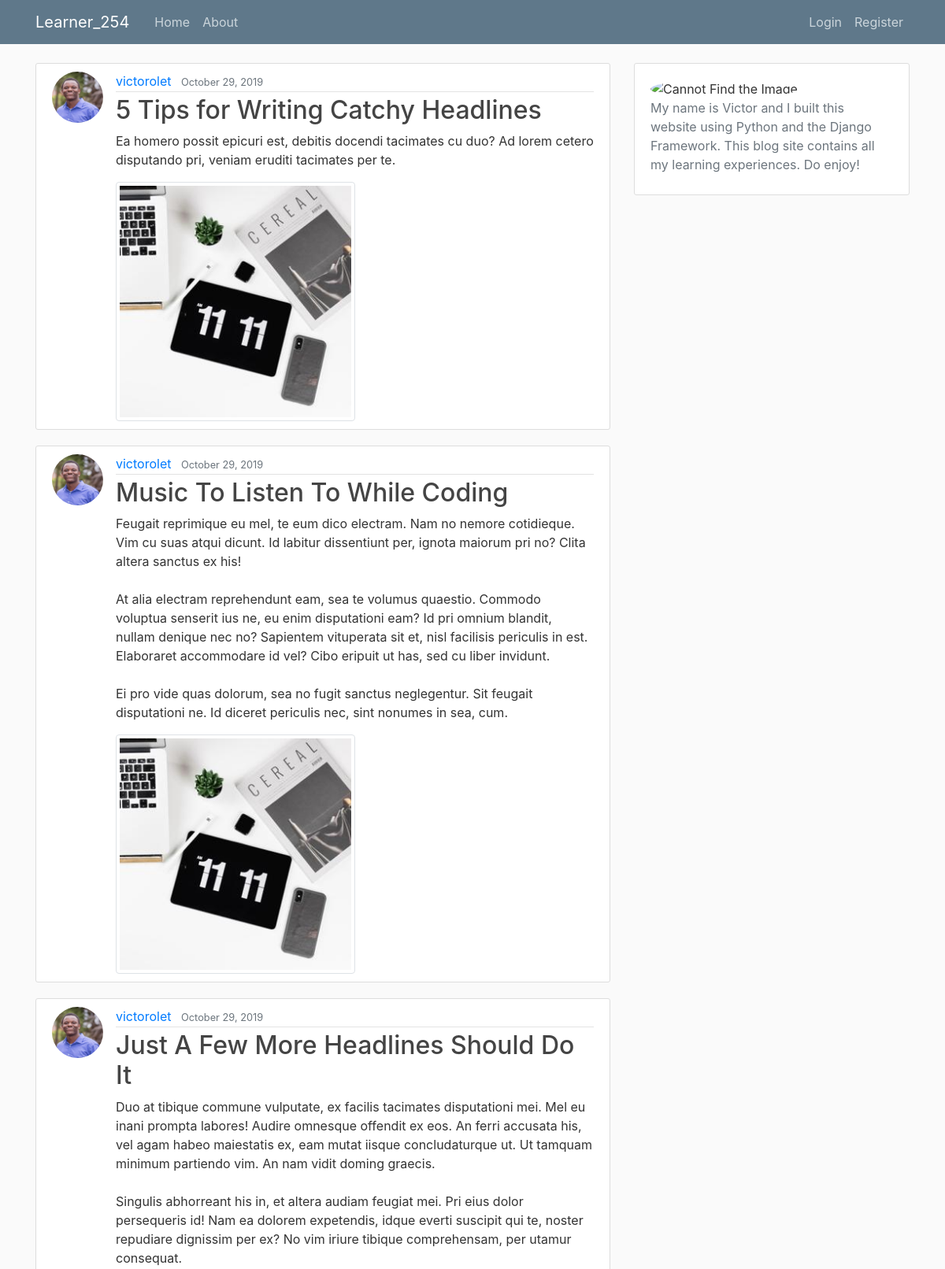
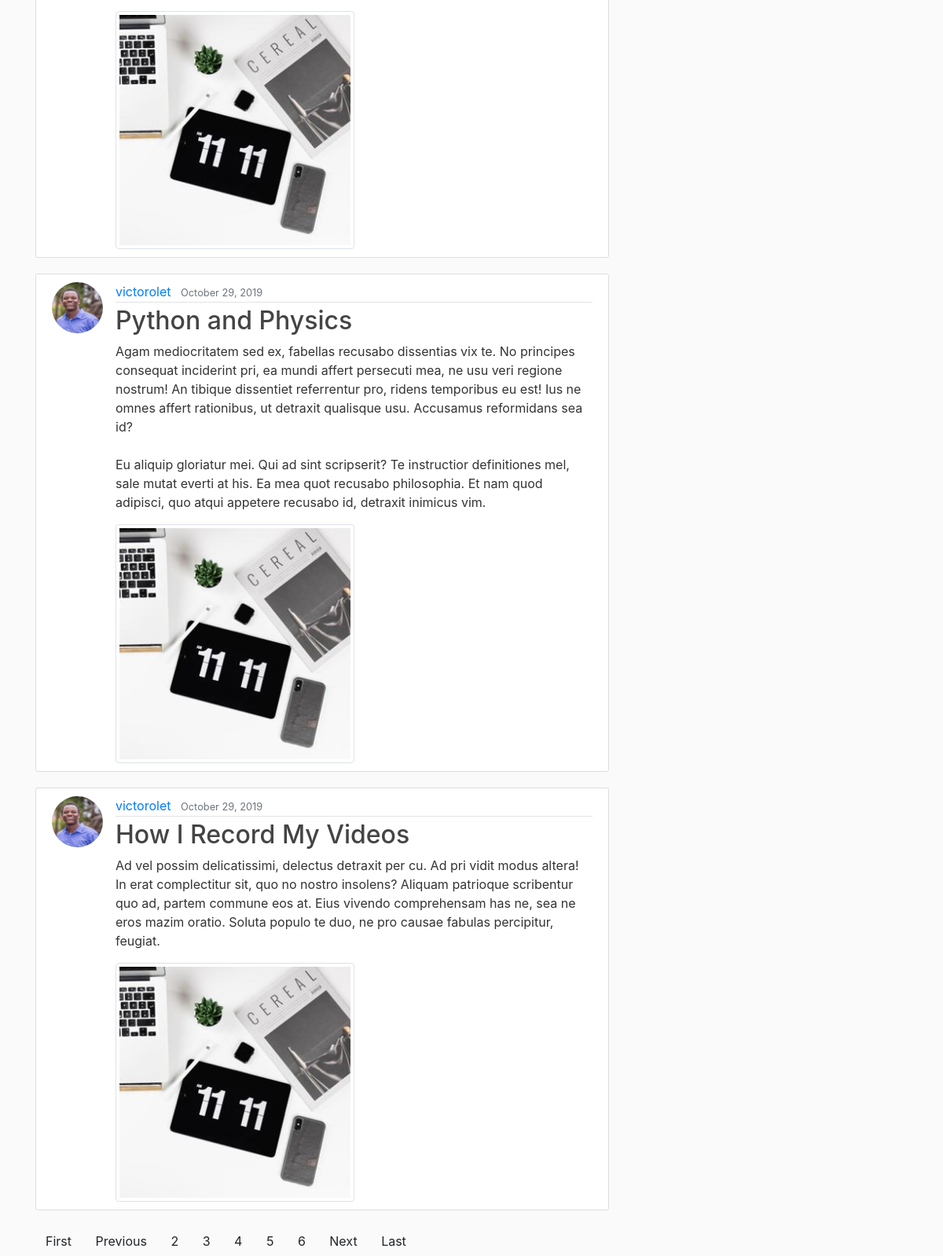
/?page=4, run on the app's committed database (2 pictures, top to bottom).
### blog/models.py (models this page shows, shortened)
class Post(models.Model):
    title = models.CharField(max_length=100)
    content = RichTextUploadingField(config_name="full")
    date_posted = models.DateTimeField(default=timezone.now)
    author = models.ForeignKey(User, on_delete=models.CASCADE)
    objects = models.Manager()
    image = models.ImageField(default="default.jpg", upload_to="post_pics")

### users/models.py (models this page shows, shortened)
class Profile(models.Model):
    user = models.OneToOneField(User, on_delete=models.CASCADE)
    image = models.ImageField(default="default.jpg", upload_to="profile_pics")

### blog/views.py (the view)
# urls.py: path("", PostListView.as_view(), name="blog-home"),
class PostListView(ListView):
    model = Post
    template_name = "blog/home.html"  # <app>/<model>_<viewtype>.html
    context_object_name = "posts"
    ordering = ["-date_posted"]
    paginate_by = 5

### blog/templates/blog/home.html
{% extends "blog/base.html" %}
{% block content %}
{% for post in posts %}
<article class="media content-section">
  <img class="rounded-circle article-img" src="{{post.author.profile.image.url}}" alt="">
  <div class="media-body">
    <div class="article-metadata">
      <a class="mr-2" href="{% url 'user-posts' post.author.username %}">{{ post.author }}</a>
      <small class="text-muted">{{ post.date_posted | date:"F d, Y" }}</small>
    </div>
    <h2><a class="article-title" href="{% url 'post-detail' post.id %}">{{ post.title }}</a></h2>
    <p class="article-content">{{ post.content|safe}}</p>
    <img class="img-thumbnail" src="{{post.image.url}}" alt="" width="50%">
  </div>
</article>
{% endfor %}
{% if is_paginated %}
{% if page_obj.has_previous %}
<a class=btn btn-outline-info mb-4 href="?page=1">First</a>
<a class=btn btn-outline-info mb-4 href="?page={{page_obj.previous_page_number}}">Previous</a>
{% endif %}
{% for num in page_obj.paginator.page_range %}
{% if page_obj.number == num %}
<a class=btn btn-info mb-4 href="?page={{num}}">{{num}}</a>
{% elif num > page_obj.number|add:"-3" and num < page_obj.number|add:"3" %}
<a class=btn btn-outline-info mb-4 href="?page={{num}}">{{num}}</a>
{% endif %}
{% endfor %}
{% if page_obj.has_next %}
<a class=btn btn-outline-info mb-4 href="?page={{page_obj.next_page_number}}">Next</a>
<a class=btn btn-outline-info mb-4 href="?page={{page_obj.paginator.num_pages}}">Last</a>
{% endif %}
{% endif %}
{% endblock content %}

### static/blog/main.css (style rules this page uses)
body { background: #fafafa; color: #333333; margin-top: 5rem; }
h1, h2, h3, h4, h5, h6 { color: #444444; }
.content-section { background: #ffffff; padding: 10px 20px; border: 1px solid #dddddd; border-radius: 3px; margin-bottom: 20px; }
.article-title { color: #444444; }
.article-content { white-space: pre-line; }
.article-img { height: 65px; width: 65px; margin-right: 16px; }
.article-metadata { padding-bottom: 1px; margin-bottom: 4px; border-bottom: 1px solid #e3e3e3 }

### data on the page
Post: author.profile.image (picture), author "victorolet", date_posted "October 29, 2019", title "5 Tips for Writing Catchy Headlines", content "Ea homero possit epicuri est, debitis docendi tacimates cu duo? Ad lorem cetero disputando pri, veniam eruditi tacimates per te.", image (placeholder picture)
Post: author.profile.image (picture), author "victorolet", date_posted "October 29, 2019", title "Music To Listen To While Coding", content "Feugait reprimique eu mel, te eum dico electram. Nam no nemore cotidieque. Vim cu suas atqui dicunt. Id labitur dissentiunt per, ignota maiorum pri no? Clita altera sanctus ex his! At alia electram reprehendunt eam, sea te volumus quaestio. Commodo voluptua senserit ius ne, eu enim disputationi eam? Id pri omnium blandit, nullam denique nec no? Sapientem vituperata sit et, nisl facilisis periculis in est. Elaboraret accommodare id vel? Cibo eripuit ut has, sed cu liber invidunt. Ei pro vide quas dolorum, sea no fugit sanctus neglegentur. Sit feugait disputationi ne. Id diceret periculis nec, sint nonumes in sea, cum.", image (placeholder picture)
Post: author.profile.image (picture), author "victorolet", date_posted "October 29, 2019", title "Just A Few More Headlines Should Do It", content "Duo at tibique commune vulputate, ex facilis tacimates disputationi mei. Mel eu inani prompta labores! Audire omnesque offendit ex eos. An ferri accusata his, vel agam habeo maiestatis ex, eam mutat iisque concludaturque ut. Ut tamquam minimum partiendo vim. An nam vidit doming graecis. Singulis abhorreant his in, et altera audiam feugiat mei. Pri eius dolor persequeris id! Nam ea dolorem expetendis, idque everti suscipit qui te, noster repudiare dignissim per ex? No vim iriure tibique comprehensam, per utamur consequat.", image (placeholder picture)
Post: author.profile.image (picture), author "victorolet", date_posted "October 29, 2019", title "Python and Physics", content "Agam mediocritatem sed ex, fabellas recusabo dissentias vix te. No principes consequat inciderint pri, ea mundi affert persecuti mea, ne usu veri regione nostrum! An tibique dissentiet referrentur pro, ridens temporibus eu est! Ius ne omnes affert rationibus, ut detraxit qualisque usu. Accusamus reformidans sea id? Eu aliquip gloriatur mei. Qui ad sint scripserit? Te instructior definitiones mel, sale mutat everti at his. Ea mea quot recusabo philosophia. Et nam quod adipisci, quo atqui appetere recusabo id, detraxit inimicus vim.", image (placeholder picture)
Post: author.profile.image (picture), author "victorolet", date_posted "October 29, 2019", title "How I Record My Videos", content "Ad vel possim delicatissimi, delectus detraxit per cu. Ad pri vidit modus altera! In erat complectitur sit, quo no nostro insolens? Aliquam patrioque scribentur quo ad, partem commune eos at. Eius vivendo comprehensam has ne, sea ne eros mazim oratio. Soluta populo te duo, ne pro causae fabulas percipitur, feugiat.", image (placeholder picture)

### other printed values
{{ num }} "2" "3" "5" "6"
{{ num }} "4"
